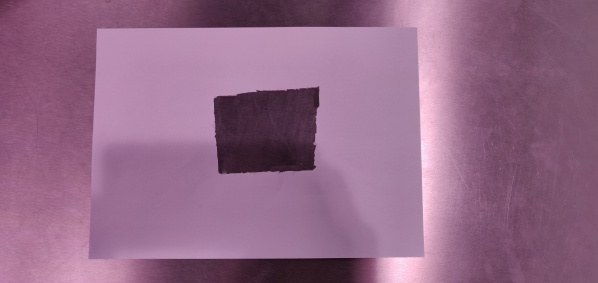
#> input picture William_sitt_lekerom/Bordtest2.jpg, 598 x 283 px
$ python BruktPlate.py
#> lines starting #> are read from the running program, lines starting #| are printed output that depends on the picture; after the words box and inside, x2 and y2 are one past the last pixel; in counts of white or black regions, pixels touching at a corner belong together
import numpy as np
import cv2

cap = cv2.imread("Bordtest2.jpg", 1)
#> cap is the input picture: shape (283, 598, 3); mean B, G, R 135.2, 105.3, 147.5

contrast = 1
brightness = 0

while True:
    frame = cap.copy()
    cv2.imshow("Original", frame)
    effect = frame.copy()

    effect = cv2.cvtColor(effect, cv2.COLOR_BGR2HSV)
#> effect: shape (283, 598, 3); mean H, S, V 158.6, 77, 147.5
    effect[:, :, 2] = np.clip(contrast * effect[:, :, 2] + brightness, 0, 255)
    effect = cv2.cvtColor(effect, cv2.COLOR_HSV2BGR)

    frame_gray = cv2.cvtColor(effect, cv2.COLOR_BGR2GRAY)
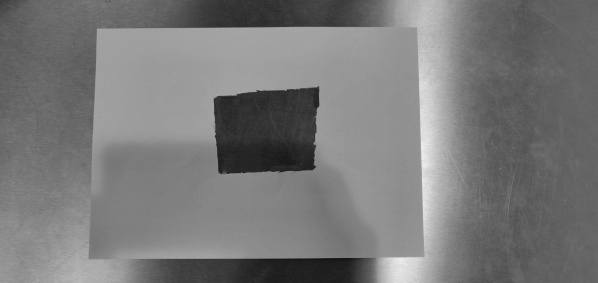
#> frame_gray: shape (283, 598); min 19, max 242, mean 121
    ret, thresh = cv2.threshold(frame_gray, 127, 255, 0)
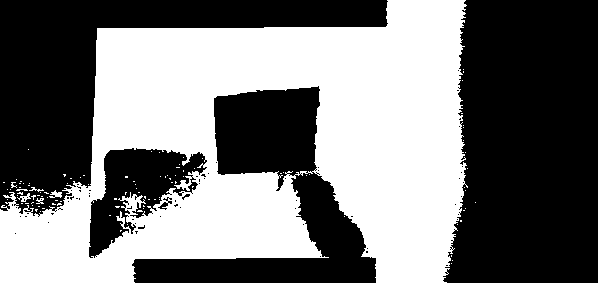
#> thresh: shape (283, 598); 46.9% white; 105 white regions (100 under 20 px)
    contours, hierarchy = cv2.findContours(thresh, cv2.RETR_TREE, cv2.CHAIN_APPROX_SIMPLE)
#> contours = 207 contours, 199 with area under 20; largest, box (x1, y1, x2, y2) and area: (0, 0, 468, 283) 92514, (213, 85, 321, 192) 8548, (88, 147, 208, 259) 6386, (157, 201, 169, 211) 54, (49, 190, 62, 198) 36, (17, 193, 31, 202) 35, (181, 193, 191, 201) 30, (137, 224, 146, 230) 24
    cv2.drawContours(effect, contours, -1, (0, 255, 0), 3)

    cv2.putText(effect, 'B:{},C:{}'.format(brightness,
                                           contrast),
                (10, 20), cv2.FONT_HERSHEY_SIMPLEX,
                0.5, (0, 0, 255), 1)
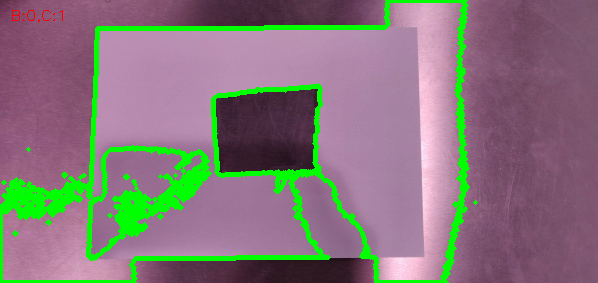
#> effect: shape (283, 598, 3); mean B, G, R 120.7, 118.8, 132.4

    cv2.imshow("effect", effect)
    # cv2.imshow("frame gray", frame_gray)

    if cv2.waitKey(1) & 0xFF == ord('q'):
#> (key q is pressed here)
        break
#cap.release()
cv2.destroyAllWindows()
